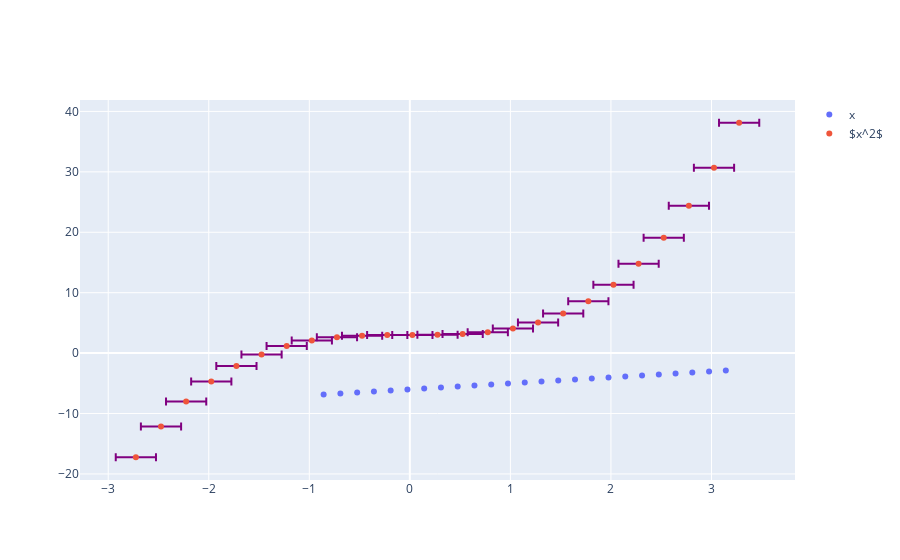

The notebook cell this image was saved under:
### Markdown cell above
### Полный вид
Построем то же, самоое через полную версию.

### Code cell
import plotly.graph_objects as go

fig = go.Figure()

# Add traces
fig.add_trace(go.Scatter(x=data['x'][0:25], y=data['y'][0:25],
                    mode='markers',
                    name='x'))
fig.add_trace(go.Scatter(x=data['x'][25:50], y=data['y'][25:50],
                    mode='markers',
                    name='$x^2$',
                    error_x = dict(
                        type='constant',value=0.2,
                        color='purple')))
fig.show()

### Figure 1 — Plotly figure (JSON) as saved in the notebook; plotly's stock layout.template omitted (floating-point values rounded to 4 significant figures)
{"data": [{"mode": "markers", "name": "x", "type": "scatter", "x": [-0.8574, -0.6907, -0.5241, -0.3574, -0.1907, -0.02406, 0.1426, 0.3093, 0.4759, 0.6426, 0.8093, 0.9759, 1.143, 1.309, 1.476, 1.643, 1.809, 1.976, 2.143, 2.309, 2.476, 2.643, 2.809, 2.976, 3.143], "y": [-6.857, -6.691, -6.524, -6.357, -6.191, -6.024, -5.857, -5.691, -5.524, -5.357, -5.191, -5.024, -4.857, -4.691, -4.524, -4.357, -4.191, -4.024, -3.857, -3.691, -3.524, -3.357, -3.191, -3.024, -2.857]}, {"error_x": {"color": "purple", "type": "constant", "value": 0.2}, "mode": "markers", "name": "$x^2$", "type": "scatter", "x": [-2.725, -2.475, -2.225, -1.975, -1.725, -1.475, -1.225, -0.975, -0.725, -0.475, -0.225, 0.02499, 0.275, 0.525, 0.775, 1.025, 1.275, 1.525, 1.775, 2.025, 2.275, 2.525, 2.775, 3.025, 3.275], "y": [-17.24, -12.16, -8.015, -4.704, -2.133, -0.2091, 1.162, 2.073, 2.619, 2.893, 2.989, 3.0, 3.021, 3.145, 3.465, 4.077, 5.073, 6.547, 8.592, 11.3, 14.77, 19.1, 24.37, 30.68, 38.13]}], "layout": {}}
